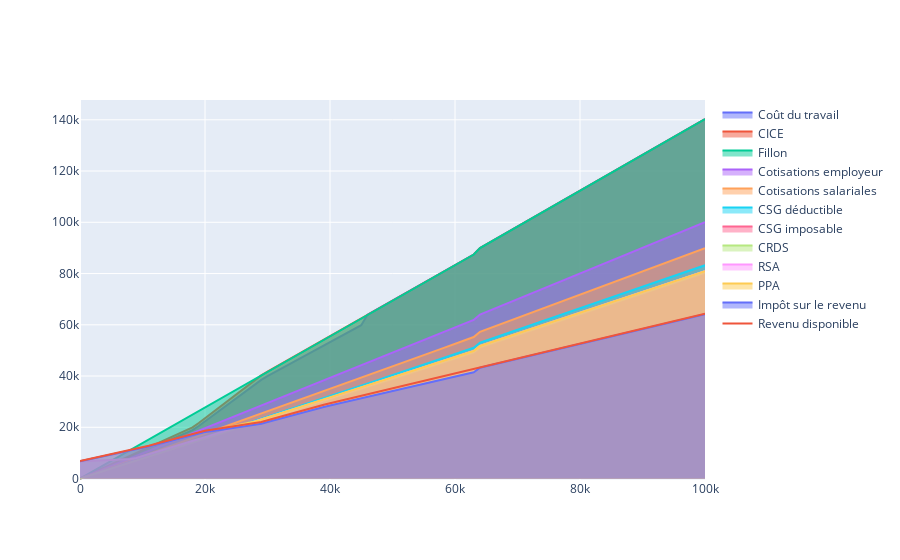

Write notebook code for a chart like this one.
### Markdown cell above
## Display bareme

### Code cell
areas = [
    go.Scatter(
        x=salaire_de_base_arr,
        y=results[bar.code],
        name=bar.short_name or bar.code,
        text=bar.short_name or bar.code,
        stackgroup='one',
        fill='tozeroy',
    #     fillcolor='darkviolet',
        hoveron = 'points+fills', # select where hover is active
        hoverinfo = 'text+x+y',
    )
    for bar in bars
    if bar.type == BarType.VALUE and (results[bar.code] != 0).any()
]
lines = [
    go.Scatter(
        x=salaire_de_base_arr,
        y=results[bar.code],
        name=bar.short_name or bar.code,
        text=bar.short_name or bar.code,
        hoverinfo = 'text+x+y',
    )
    for bar in bars
    if bar.type == BarType.TOTAL
]
fig = go.Figure(data=areas + lines)
fig.show()
